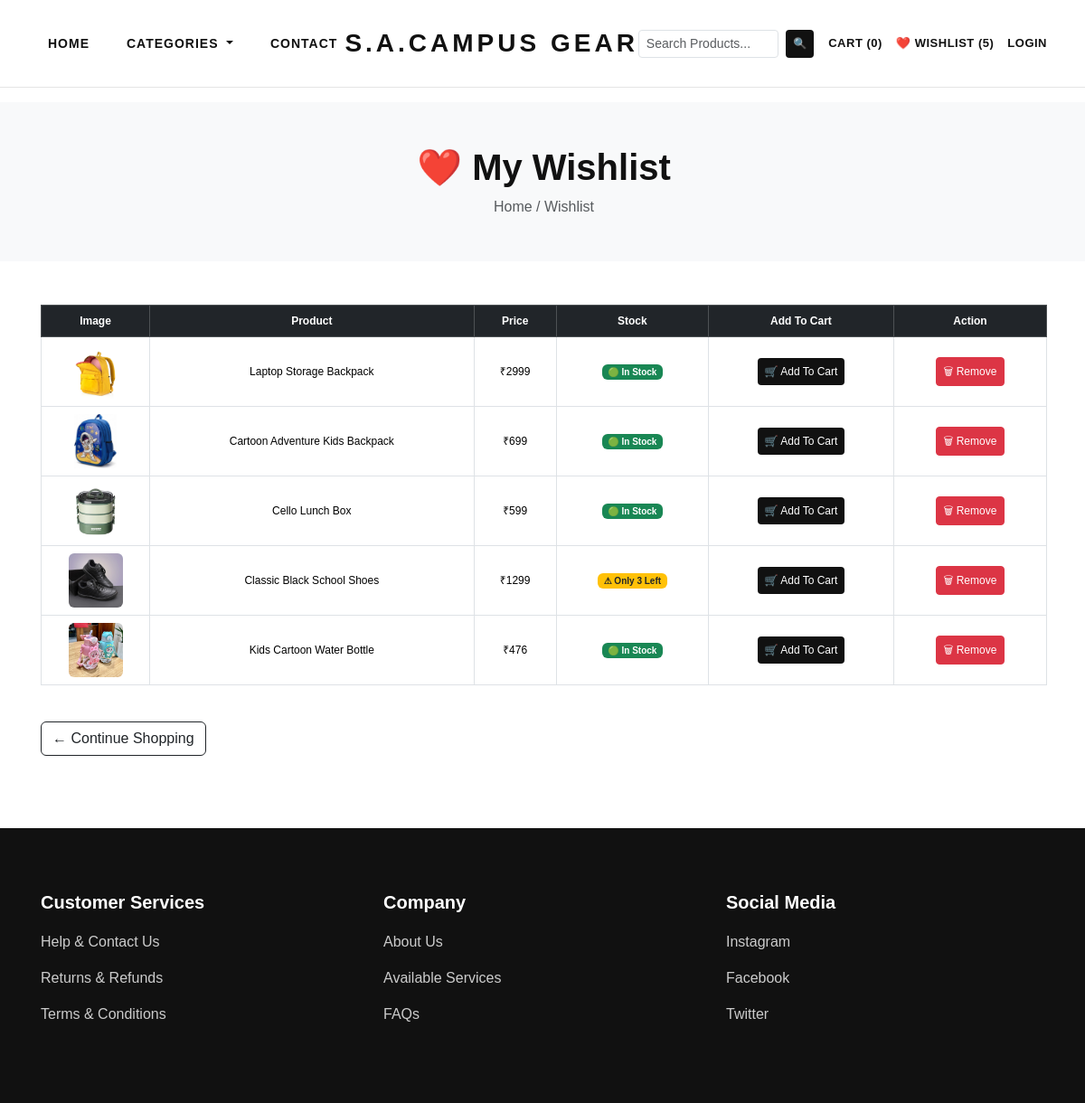
The app's page /wishlist/, older data.
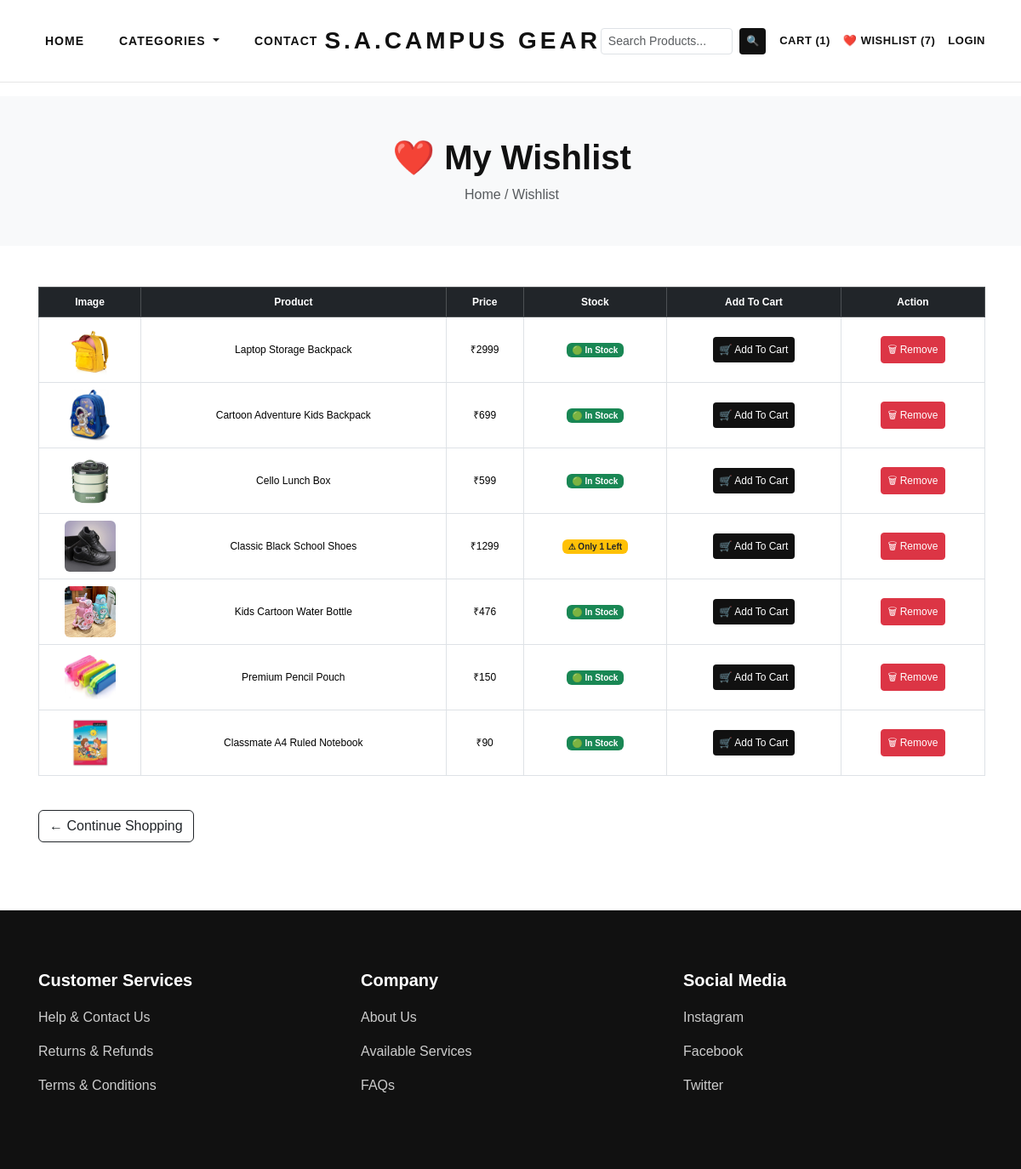
The same page, newer data.
### store/models.py (models this page shows, shortened)
class Wishlist(models.Model):
    product = models.ForeignKey(
        Product,
        on_delete=models.CASCADE
    )
    created_date = models.DateTimeField(
        auto_now_add=True
    )

class Product(models.Model):
    product_title = models.CharField(
        max_length=200
    )
    product_slug = models.SlugField(
        max_length=250,
        blank=True
    )
    sku = models.CharField(
        max_length=100,
        unique=True
    )
    short_description = models.TextField()
    detail_description = models.TextField()
    product_image = models.ImageField(
        upload_to='product/'
    )
    price = models.PositiveIntegerField()
    stock_quantity = models.PositiveIntegerField(
        default=10
    )
    sale_count = models.PositiveIntegerField(
    default=0
)
    product_category = models.ForeignKey(
        Category,
        on_delete=models.CASCADE
    )
    is_active = models.BooleanField(
        default=True
    )
    is_featured = models.BooleanField(
        default=False
    )
    created_date = models.DateTimeField(
        auto_now_add=True
    )
    updated_date = models.DateTimeField(
        auto_now=True
    )
    @property
    def can_add_to_cart(self):
        return self.stock_quantity > 0

### store/views.py (the view)
def wishlist_view(request):
    return render(request,"wishlist.html",{
        "wishlist_items":Wishlist.objects.all(),
        "categories":Category.objects.filter(is_active=True),
        "cart_count":Cart.objects.count(),
        "wishlist_count":Wishlist.objects.count()
    })

### store/templates/wishlist.html (shortened to what this page needs)
{% extends 'base.html' %}
{% block content %}
<section class="bg-light py-5 mb-5">
    <div class="container text-center">
        <h1 class="fw-bold">
            ❤️ My Wishlist
        </h1>
        <p class="text-muted mb-0">
            Home / Wishlist
        </p>
    </div>
</section>
<div class="container mb-5">
    {% if wishlist_items %}
    <div class="table-responsive">
        <table class="table table-bordered align-middle text-center">
            <thead class="table-dark">
                <tr>
                    <th>Image</th>
                    <th>Product</th>
                    <th>Price</th>
                    <th>Stock</th>
                    <th>Add To Cart</th>
                    <th>Action</th>
                </tr>
            </thead>
            <tbody>
                {% for item in wishlist_items %}
                <tr>
                    <td width="120">
                        <img src="{{ item.product.product_image.url }}"
                                class="img-fluid rounded"
                                style="width:80px;height:80px;object-fit:contain;">
                    </td>
                    <td>
                        {{ item.product.product_title }}
                    </td>
                    <td>
                        ₹{{ item.product.price }}
                    </td>
                    <td>
                        {% if item.product.stock_quantity == 0 %}
                        <span class="badge bg-danger">
                            ❌ Out Of Stock
                        </span>
                        {% elif item.product.stock_quantity <= 5 %}
                        <span class="badge bg-warning text-dark">
                            ⚠ Only {{ item.product.stock_quantity }} Left
                        </span>
                        {% else %}
                        <span class="badge bg-success">
                            🟢 In Stock
                        </span>
                        {% endif %}
                    </td>
                    <td>
                        {% if item.product.can_add_to_cart %}
                        <a href="{% url 'add_to_cart' item.product.id %}"
                           class="btn btn-dark btn-sm">
                            🛒 Add To Cart
                        </a>
                        {% else %}
                        <button class="btn btn-secondary btn-sm"
                                disabled>
                            Out Of Stock
                        </button>
                        {% endif %}
                    </td>
                    <td>
                        <a href="{% url 'remove_from_wishlist' item.id %}"
                           class="btn btn-danger btn-sm">
                            🗑 Remove
                        </a>
                    </td>
                </tr>
                {% endfor %}
            </tbody>
        </table>
    </div>
<div class="mt-4 text-center text-md-start">
        <a href="{{ request.session.continue_url|default:'/' }}"
             class="btn btn-outline-dark">
                     ← Continue Shopping
        </a>
    </div>
    {% endif %}
</div>
{% endblock %}

### store/templates/base.html (shortened to what this page needs)
{% load static %}
<!DOCTYPE html>
<html lang="en">
<head>
    <link href="https://cdn.jsdelivr.net/npm/bootstrap@5.3.3/dist/css/bootstrap.min.css"
          rel="stylesheet">
    <link rel="stylesheet"
          href="{% static 'css/style.css' %}">
</head>
<body>
<nav class="navbar navbar-expand-lg custom-navbar">
    <div class="container">
        <div class="collapse navbar-collapse"
             id="mainNavbar">
            <ul class="navbar-nav left-menu">
                <li class="nav-item">
                    <a class="nav-link"
                       href="{% url 'home' %}">
                        HOME
                    </a>
                </li>
                <li class="nav-item dropdown">
                    <a class="nav-link dropdown-toggle"
                       href="#"
                       role="button"
                       data-bs-toggle="dropdown">
                        CATEGORIES
                    </a>
                </li>
                <li class="nav-item">
                    <a class="nav-link"
                       href="#">
                        CONTACT
                    </a>
                </li>
            </ul>
            <a href="{% url 'home' %}"
               class="navbar-brand logo-center">
                S.A.CAMPUS GEAR
            </a>
           {% if request.resolver_match.url_name != 'inventory_dashboard' and request.resolver_match.url_name != 'inventory_report' %}
                <form method="GET"
                    action="{% url 'home' %}"
                    class="d-flex custom-search me-3">
                    <input
                        type="text"
                        name="search"
                        class="form-control form-control-sm"
                        placeholder="Search Products..."
                        value="{{ request.GET.search }}">
                        <button
                            class="btn btn-dark btn-sm ms-2"
                            type="submit">
                            🔍
                        </button>
                    </form>
            {% endif %}
           <div class="right-menu">
    <a href="{% url 'cart' %}" class="nav-icon">
        CART ({{ cart_count }})
    </a>
    <a href="{% url 'wishlist' %}" class="nav-icon">
        ❤️ WISHLIST ({{ wishlist_count }})
    </a>
    {% if user.is_authenticated %}
        {% if user.is_staff %}
        <a href="{% url 'inventory_dashboard' %}" class="nav-icon">
            ADMIN PANEL
        </a>
        {% endif %}
        <a href="{% url 'logout' %}" class="nav-icon">
            LOGOUT
        </a>
    {% else %}
        <a href="{% url 'login' %}" class="nav-icon">
            LOGIN
        </a>
    {% endif %}
</div>
</div>
</div>
</nav>
{% block content %}
{% endblock %}
<footer>
    <div class="container">
        <div class="row">
            <div class="col-md-4">
                <h5>
                    Customer Services
                </h5>
                <p>
                    Help & Contact Us
                </p>
                <p>
                    Returns & Refunds
                </p>
                <p>
                    Terms & Conditions
                </p>
            </div>
            <div class="col-md-4">
                <h5>
                    Company
                </h5>
                <p>
                    About Us
                </p>
                <p>
                    Available Services
                </p>
                <p>
                    FAQs
                </p>
            </div>
            <div class="col-md-4">
                <h5>
                    Social Media
                </h5>
                <p>
                    Instagram
                </p>
                <p>
                    Facebook
                </p>
                <p>
                    Twitter
                </p>
            </div>
        </div>
    </div>
</footer>
</body>
</html>

### static/css/style.css (style rules this page uses)
body { font-family: Arial, sans-serif; background:#ffffff; color:#111; margin:0; padding:0; overflow-x:hidden; }
a { text-decoration:none; }
.custom-navbar { background:#ffffff; border-bottom:1px solid #e5e5e5; padding:22px 0; position:sticky; top:0; z-index:999; }
.navbar .container { position:relative; }
.left-menu { gap:25px; }
.left-menu .nav-link { color:#111; font-size:14px; font-weight:600; letter-spacing:1px; }
.logo-center { position:static; transform:none; margin:0 auto; font-size:28px; font-weight:700; letter-spacing:4px; color:#111 !important; }
.right-menu { margin-left:auto; display:flex; align-items:center; gap:15px; flex-wrap:nowrap; }
.nav-icon { color:#111; font-size:13px; font-weight:600; letter-spacing:0.5px; white-space:nowrap; }
.container { padding-left:15px; padding-right:1 }
.btn-dark { background:#111; border:none; }
footer { background:#111; color:#fff; margin-top:80px; padding:70px 0; }
footer h5 { font-weight:700; margin-bottom:20px; }
footer p { color:#ccc; }
.table-responsive { overflow-x:auto; }
.table td, .table th { font-size:12px; padding:8px; }
.table img { width:70px !important; height:70px !important; }
.btn-sm { padding:4px 8px; font-size:12px; }
.badge { font-size:10px; }
.btn-sm { font-size:12px; padding:6px 8px; }
.table { font-size:12px; }
.table img { width:60px !important; height:60px !important; }
form.d-flex { width:100% !important; }

Row changes from the older to the newer data that the page shows:
changed through a linked row, Wishlist "Classic Black School Shoes": product.stock_quantity "3" → "1"
added Wishlist: product.product_image (picture), product.product_title "Premium Pencil Pouch", product.price "150", shows "🟢 In Stock", shows "🛒 Add To Cart"
added Wishlist: product.product_image (picture), product.product_title "Classmate A4 Ruled Notebook", product.price "90", shows "🟢 In Stock", shows "🛒 Add To Cart"
Text that changed along with them:
{{ cart_count }}: "0" → "1"
{{ wishlist_count }}: "5" → "7"
